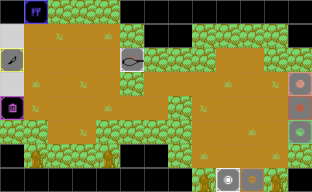

A level layout from a 2D game, rendered from its tile map. Below: a short description, then the map file with its tile-grid data intact:
An orthogonal 13x8 tile map with 24x24 px tiles, 1 tile layer (Tile Layer 1), 2 tilesets.

<map version="1.4" tiledversion="1.4.3" orientation="orthogonal" renderorder="right-down" width="13" height="8" tilewidth="24" tileheight="24" infinite="0" nextlayerid="3" nextobjectid="1">
 <tileset firstgid="1" source="BurgerMayhem.tsx" />
 <tileset firstgid="826" source="Players.tsx" />
 <layer id="1" name="Tile Layer 1" width="13" height="8">
  <data encoding="csv">
1,199,136,136,136,1,1,1,1,1,1,1,1,
331,4,70,4,37,136,1,1,136,136,136,136,1,
298,4,4,4,4,265,136,136,136,4,4,136,136,
331,37,4,70,4,136,4,4,4,37,4,70,100,
232,70,4,4,37,4,4,136,70,4,4,4,133,
136,136,4,70,136,136,136,136,4,4,37,4,166,
1,169,136,136,235,1,1,136,37,4,4,37,136,
1,1,1,1,1,1,1,1,235,34,67,169,1
</data>
 </layer>
</map>
